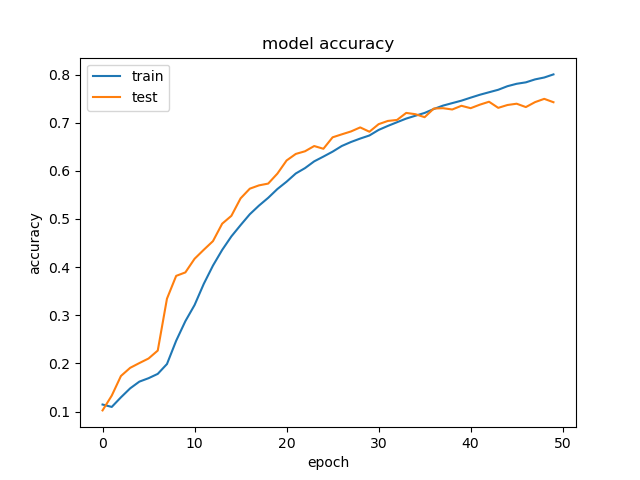

Recreate this plot in Python.
import numpy as np
import matplotlib.pyplot as plt
import keras
from keras.layers import Lambda, Conv2D, MaxPooling2D, Dropout, Dense, Flatten, Activation
from keras import layers, models, optimizers
from keras import backend as K
from keras.models import load_model
import helper
from keras.models import Sequential
from keras.datasets import cifar10 #data set
import matplotlib
from matplotlib import pyplot as plt
from keras.optimizers import Adam
from keras.callbacks import ModelCheckpoint




(img_train, label_train), (img_test, label_test) = cifar10.load_data() #load data
num_classes = 10

label_train = keras.utils.to_categorical(label_train, num_classes)
label_test = keras.utils.to_categorical(label_test, num_classes)
#categoreis = get_class_names()
#print(categories)

print("Training size: ", len(img_train)) #training size
print("Testing size: ", len(img_test))  #test size

input_shape = (32,32,3) #this is given, size of image and rgb channels

def CNNmodel():
    model = Sequential() #linear stack of layers

    model.add(Conv2D(32, (3,3), activation='relu', padding = 'same', input_shape = input_shape)) #number of filters, kernal size (2d convolutional matrix),padding helps accuracy.rows columns channels
    model.add(MaxPooling2D(pool_size=(2,2))) #downsample to detect features
    model.add(Dropout(0.25)) #prevent overfittting

    model.add(Conv2D(64, (3, 3), activation='relu', padding='same')) #more conv layers
    model.add(Conv2D(64, (3, 3), activation='relu'))
    model.add(MaxPooling2D(pool_size=(2, 2)))
    model.add(Dropout(0.25))

    model.add(Flatten()) #prepare for dense network

    model.add(Dense(512, activation='relu')) #classic ANN
    model.add(Dropout(0.5))

    model.add(Dense(num_classes, activation='softmax')) #could also use relu? ,10 classes think

    model.summary()

    return model
model = CNNmodel()



checkpoint = ModelCheckpoint('best_model.h5',
                             monitor='val_loss',
                             verbose=0,
                             save_best_only= True,
                             mode='auto') \

model.compile(loss='categorical_crossentropy', #reputible loss function
              optimizer=Adam(lr=1.0e-4), #Adaptive momentum estimater
              metrics = ['accuracy'])

history = model.fit(img_train, label_train,
                    batch_size = 128, #ratio with learning rate
                    epochs = 50, #numnber of times run through the training data
                    validation_data= (img_test, label_test),
                    callbacks=[checkpoint],
                    verbose=1)


print(history.history.keys())

plt.plot(history.history['accuracy'])
plt.plot(history.history['val_accuracy'])
plt.title('model accuracy')
plt.ylabel('accuracy')
plt.xlabel('epoch')
plt.legend(['train', 'test'], loc='upper left')
plt.show()

plt.plot(history.history['loss'])
plt.plot(history.history['val_loss'])
plt.title('model loss')
plt.ylabel('loss')
plt.xlabel('epoch')
plt.legend(['train', 'test'], loc='upper left')
plt.show()
